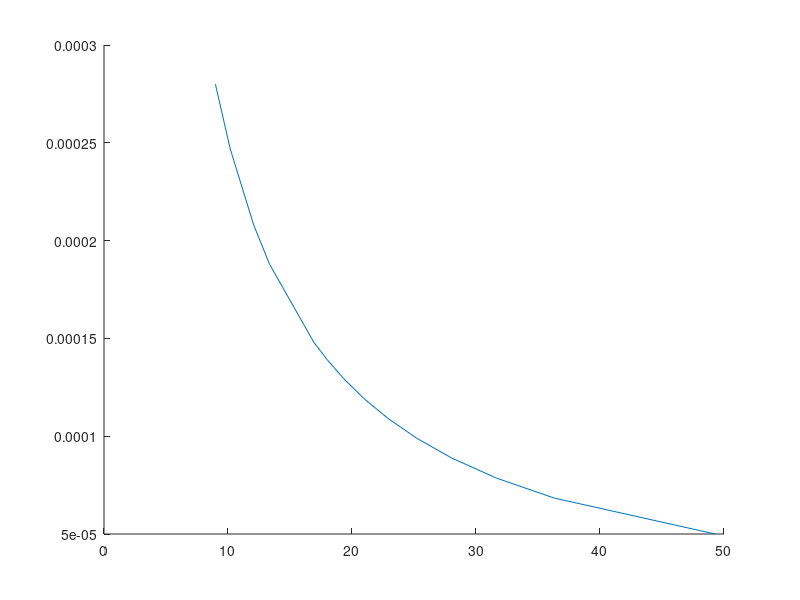

Source code (MATLAB): (Note: this script raises an error after producing the figure.)
hold on;
xx=[49.2854,5e-5;...
    36.3108,6.8368e-5;...
    31.6556,7.8572e-5;...
    28.0584,8.8776e-5;...
    25.2143,9.898e-5;...
    22.8833,1.09184e-4;...
    20.938,1.19388e-4;...
    19.3087,1.29592e-4;...
    17.9953,1.39161e-4;...
    16.9262,1.47959e-4;...
    13.3529 1.87907e-4;...
    12.0788,2.07845e-4;...
    10.1771,2.46943e-4;...
    8.9823,2.79967e-4]; 
plot(xx(:,1),xx(:,2));
% f=fit(xx(:,1),xx(:,2),'exp1');
%         text(.1, 0.25,['ae^{bx}',newline,'a=',num2str(f.a,'%.3f'),newline,'b=',num2str(f.b,'%.3f')],'fontsize',16,'units','normalized')
%         yf=f.a*exp(f.b*x);
%    plot(f,xx(:,1),xx(:,2))


ff=fit(xx(:,1),xx(:,2),'power1');
yf=ff.a*xx.^ff.b;
plot(ff,xx(:,1),xx(:,2))



pulse=1e-6*[3.13 4 4.25 4.5 5 5.5 6 7 9 11 14 18 22 30 40 60 100];

speed=[49.3827 38.7597 36.523 34.5185 31.0945 28.3286 25.9875 22.3115 17.2652 14.1563 11.1582 8.69716 7.12555 5.21268 3.91543 2.59875 1.56617];

f=fit(speed',pulse','power1');
yf=f.a*speed.^f.b;
plot(f,speed,pulse)

[f.a f.b]

